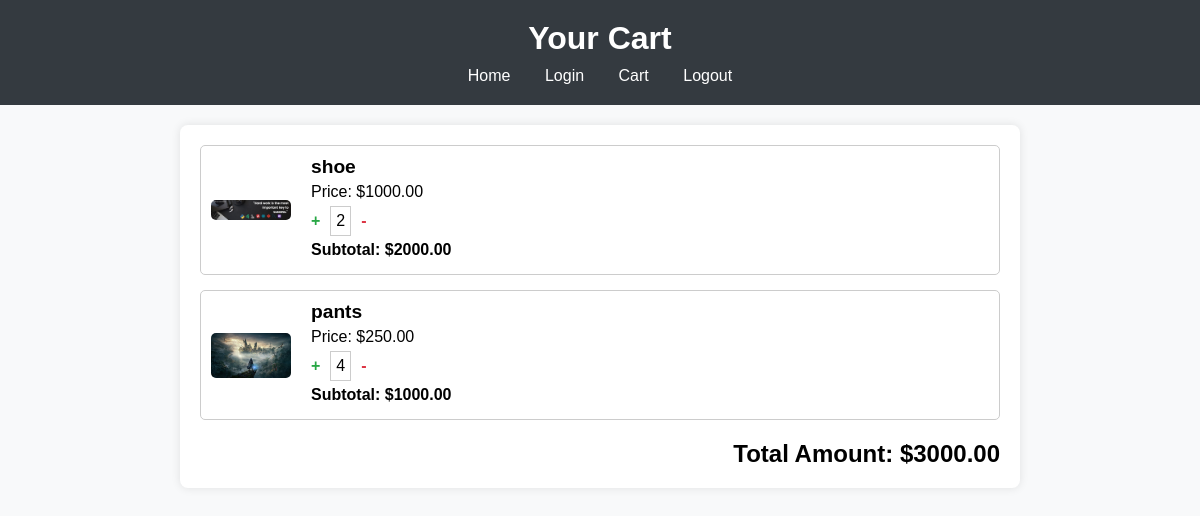
Page /view-cart/ (signed in) on the committed database.
### cart/models.py (models this page shows, shortened)
class Cart(models.Model):
    pro_id = models.IntegerField()
    user_id = models.IntegerField()
    created_at = models.DateTimeField(auto_now_add=True)
    quantity = models.IntegerField(default=1)

### product/models.py (models this page shows, shortened)
class Product(models.Model):
    pro_name = models.CharField(max_length=250)
    pro_decription = models.TextField()
    pro_price = models.IntegerField()
    pro_image = models.ImageField(upload_to='imgProducts')
    created_at = models.DateTimeField(auto_now_add=True)

### cart/views.py (the view)
# urls.py: path('view-cart/', view_cart, name='ViewCart'),
def view_cart(request):
    try:
        user = request.user
        cart_items = Cart.objects.filter(user_id=user.id)
        if not cart_items.exists():
            return render(request, 'Cart.html', {"cart_items": cart_items, "message": "Your cart is empty."})
        product_ids = cart_items.values_list('pro_id', flat=True)
        products = Product.objects.filter(id__in=product_ids)
        cart_items_with_products = [
            {'cart_item': item, 'product': products.get(id=item.pro_id)} for item in cart_items
        ]
        total_amount = sum(item['product'].pro_price * item['cart_item'].quantity for item in cart_items_with_products)
        return render(request, 'Cart.html', {"cart_items_with_products": cart_items_with_products, "total_amount": total_amount})
    except Exception as e:
        print(f"Error while viewing cart: {e}")
        print(traceback.format_exc())
        return render(request, 'Home.html', {'message': 'An error occurred while fetching your cart.'})

### cart/templatetags/math_filters.py (called while the page is built)
@register.filter
def multiply(value, arg):
    try:
        return float(value) * float(arg)
    except (ValueError, TypeError):
        return 0

### templates/Cart.html (shortened to what this page needs)
{% load math_filters %}
{% load static %}
<!DOCTYPE html>
<html lang="en">
<head>
    <link rel="stylesheet" href="{% static 'style/style.css' %}">
</head>
<body style="font-family: Arial, sans-serif; margin: 0; padding: 0; background-color: #f8f9fa;">
    <header style="background-color: #343a40; color: white; padding: 20px; text-align: center;">
        <h1 style="margin: 0;">Your Cart</h1>
        <nav style="margin-top: 10px;">
            <a href="{% url 'Home' %}" style="color: white; margin: 0 15px; text-decoration: none;">Home</a>
            <a href="{% url 'Login' %}" style="color: white; margin: 0 15px; text-decoration: none;">Login</a>
            <a href="{% url 'ViewCart' %}" style="color: white; margin: 0 15px; text-decoration: none;">Cart</a>
            <a href="{% url 'Logout' %}" style="color: white; margin: 0 15px; text-decoration: none;">Logout</a>
        </nav>
    </header>
    <div class="cart-items" style="padding: 20px; max-width: 800px; margin: 20px auto; background-color: white; border-radius: 8px; box-shadow: 0 0 10px rgba(0,0,0,0.1);">
        {% if cart_items_with_products %}
            {% with total_amount=0 %}
                {% for item in cart_items_with_products %}
                    {% with subtotal=item.product.pro_price|floatformat:2|multiply:item.cart_item.quantity %}
                        <article class="cart-item" style="border: 1px solid #ccc; border-radius: 5px; padding: 10px; margin-bottom: 15px; display: flex; align-items: center;">
                            <img src="{{ item.product.pro_image.url }}" alt="{{ item.product.pro_name }}" style="width: 80px; height: auto; margin-right: 20px; border-radius: 5px;">
                            <div style="flex-grow: 1;">
                                <h2 style="margin: 0; font-size: 1.2em;">{{ item.product.pro_name }}</h2>
                                <p style="margin: 5px 0;">Price: ${{ item.product.pro_price|floatformat:2 }}</p>
                                <div class="quantity-controls" style="display: flex; align-items: center;">
                                    <a style="text-decoration: none; color: #28a745; font-weight: bold; margin-right: 10px;" href="{% url 'UpdateCart' 'add' item.product.id %}">+</a>
                                    <p style="border: 1px solid #ccc; padding: 5px; margin: 0;">{{ item.cart_item.quantity }}</p>
                                    <a style="text-decoration: none; color: #dc3545; font-weight: bold; margin-left: 10px;" href="{% url 'UpdateCart' 'remove' item.product.id %}">-</a>
                                </div>
                                <p style="margin: 5px 0; font-weight: bold;">Subtotal: ${{ subtotal|floatformat:2 }}</p>
                            </div>
                        </article>
                    {% endwith %}
                {% endfor %}
            {% endwith %}
            {% if total_amount %}
                <div class="total-amount" style="font-size: 1.5em; font-weight: bold; margin-top: 20px; text-align: right;">
                    Total Amount: ${{ total_amount|floatformat:2 }}
                </div>
            {% endif %}
        {% else %}
            <p style="text-align: center; font-size: 1.2em; color: #555;">Your cart is empty.</p>
        {% endif %}
    </div>
</body>
</html>

### static/style/style.css (style rules this page uses)
body { font-family: Arial, sans-serif; margin: 0; padding: 0; }
header { background-color: #f8f8f8; padding: 10px; text-align: center; }
nav a { margin: 0 15px; text-decoration: none; color: #333; }

### rows in the picture
Cart: product.pro_image (picture), product.pro_name "shoe", product.pro_price "1000.00", cart_item.quantity "2", product "2000.00"
Cart: product.pro_image (picture), product.pro_name "pants", product.pro_price "250.00", cart_item.quantity "4", product "1000.00"

### other values in the picture
{{ total_amount|floatformat:2 }} "3000.00"
